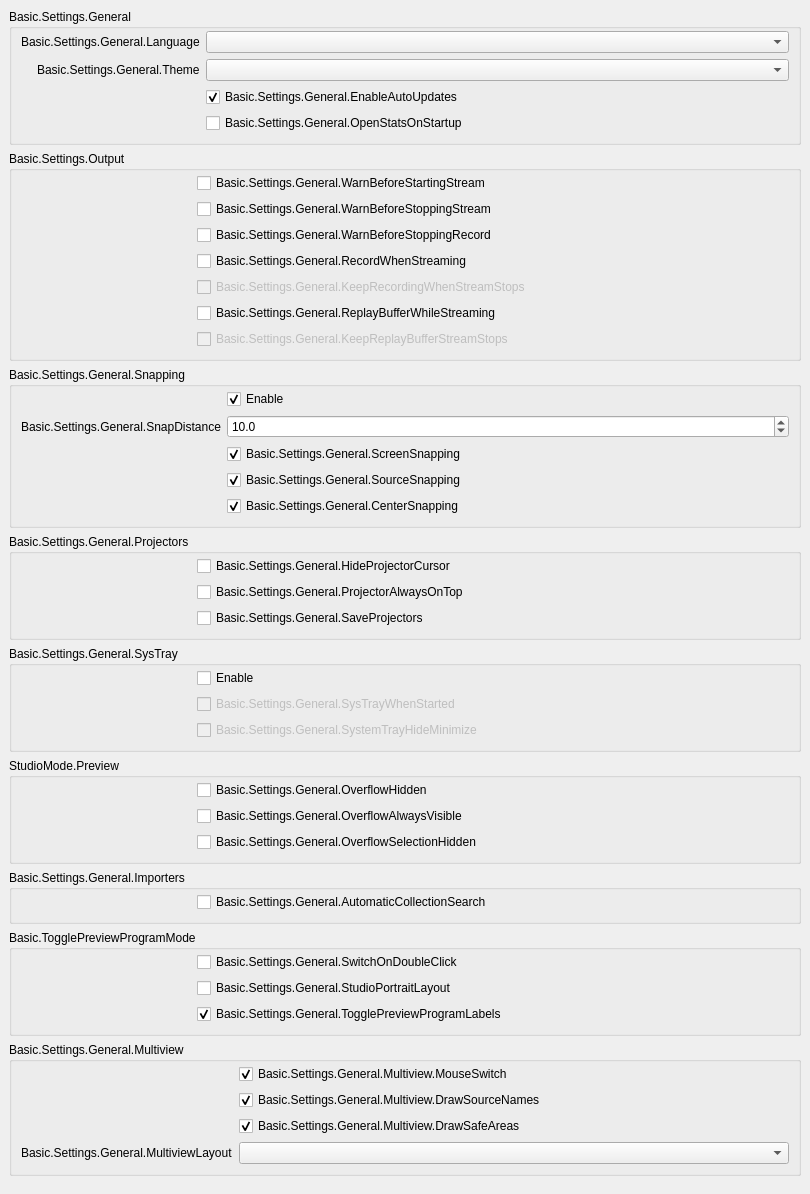
           <widget class="QWidget" name="scrollAreaWidgetContents_2">
            <property name="geometry">
             <rect>
              <x>0</x>
              <y>0</y>
              <width>810</width>
              <height>1087</height>
             </rect>
            </property>
            <layout class="QVBoxLayout" name="verticalLayout_19">
             <property name="leftMargin">
              <number>0</number>
             </property>
             <property name="topMargin">
              <number>0</number>
             </property>
             <property name="rightMargin">
              <number>0</number>
             </property>
             <property name="bottomMargin">
              <number>9</number>
             </property>
             <item alignment="Qt::AlignTop">
              <widget class="QWidget" name="widget_2" native="true">
               <layout class="QVBoxLayout" name="verticalLayout_20">
                <item>
                 <widget class="QGroupBox" name="groupBox_15">
                  <property name="title">
                   <string>Basic.Settings.General</string>
                  </property>
                  <layout class="QFormLayout" name="formLayout_32">
                   <property name="fieldGrowthPolicy">
                    <enum>QFormLayout::AllNonFixedFieldsGrow</enum>
                   </property>
                   <property name="labelAlignment">
                    <set>Qt::AlignRight|Qt::AlignTrailing|Qt::AlignVCenter</set>
                   </property>
                   <property name="topMargin">
                    <number>2</number>
                   </property>
                   <item row="0" column="0">
                    <widget class="QLabel" name="label">
                     <property name="text">
                      <string>Basic.Settings.General.Language</string>
                     </property>
                     <property name="buddy">
                      <cstring>language</cstring>
                     </property>
                    </widget>
                   </item>
                   <item row="0" column="1">
                    <widget class="QComboBox" name="language"/>
                   </item>
                   <item row="1" column="0">
                    <widget class="QLabel" name="label_42">
                     <property name="text">
                      <string>Basic.Settings.General.Theme</string>
                     </property>
                     <property name="buddy">
                      <cstring>theme</cstring>
                     </property>
                    </widget>
                   </item>
                   <item row="1" column="1">
                    <widget class="QComboBox" name="theme"/>
                   </item>
                   <item row="2" column="0">
                    <spacer name="horizontalSpacer_3">
                     <property name="orientation">
                      <enum>Qt::Horizontal</enum>
                     </property>
                     <property name="sizeType">
                      <enum>QSizePolicy::Fixed</enum>
                     </property>
                     <property name="sizeHint" stdset="0">
                      <size>
                       <width>170</width>
                       <height>5</height>
                      </size>
                     </property>
                    </spacer>
                   </item>
                   <item row="2" column="1">
                    <widget class="QCheckBox" name="enableAutoUpdates">
                     <property name="text">
                      <string>Basic.Settings.General.EnableAutoUpdates</string>
                     </property>
                     <property name="checked">
                      <bool>true</bool>
                     </property>
                    </widget>
                   </item>
                   <item row="3" column="1">
                    <widget class="QCheckBox" name="openStatsOnStartup">
                     <property name="text">
                      <string>Basic.Settings.General.OpenStatsOnStartup</string>
                     </property>
                    </widget>
                   </item>
                  </layout>
                 </widget>
                </item>
                <item>
                 <widget class="QGroupBox" name="groupBox_16">
                  <property name="title">
                   <string>Basic.Settings.Output</string>
                  </property>
                  <layout class="QFormLayout" name="formLayout_2">
                   <property name="fieldGrowthPolicy">
                    <enum>QFormLayout::AllNonFixedFieldsGrow</enum>
                   </property>
                   <property name="topMargin">
                    <number>2</number>
                   </property>
                   <item row="0" column="0">
                    <spacer name="horizontalSpacer_5">
                     <property name="orientation">
                      <enum>Qt::Horizontal</enum>
                     </property>
                     <property name="sizeType">
                      <enum>QSizePolicy::Fixed</enum>
                     </property>
                     <property name="sizeHint" stdset="0">
                      <size>
                       <width>170</width>
                       <height>5</height>
                      </size>
                     </property>
                    </spacer>
                   </item>
                   <item row="0" column="1">
                    <widget class="QCheckBox" name="warnBeforeStreamStart">
                     <property name="text">
                      <string>Basic.Settings.General.WarnBeforeStartingStream</string>
                     </property>
                    </widget>
                   </item>
                   <item row="1" column="1">
                    <widget class="QCheckBox" name="warnBeforeStreamStop">
                     <property name="text">
                      <string>Basic.Settings.General.WarnBeforeStoppingStream</string>
                     </property>
                    </widget>
                   </item>
                   <item row="2" column="1">
                    <widget class="QCheckBox" name="warnBeforeRecordStop">
                     <property name="text">
                      <string>Basic.Settings.General.WarnBeforeStoppingRecord</string>
                     </property>
                    </widget>
                   </item>
                   <item row="3" column="1">
                    <widget class="QCheckBox" name="recordWhenStreaming">
                     <property name="text">
                      <string>Basic.Settings.General.RecordWhenStreaming</string>
                     </property>
                    </widget>
                   </item>
                   <item row="4" column="1">
                    <widget class="QCheckBox" name="keepRecordStreamStops">
                     <property name="enabled">
                      <bool>false</bool>
                     </property>
                     <property name="text">
                      <string>Basic.Settings.General.KeepRecordingWhenStreamStops</string>
                     </property>
                    </widget>
                   </item>
                   <item row="5" column="1">
                    <widget class="QCheckBox" name="replayWhileStreaming">
                     <property name="text">
                      <string>Basic.Settings.General.ReplayBufferWhileStreaming</string>
                     </property>
                    </widget>
                   </item>
                   <item row="6" column="1">
                    <widget class="QCheckBox" name="keepReplayStreamStops">
                     <property name="enabled">
                      <bool>false</bool>
                     </property>
                     <property name="text">
                      <string>Basic.Settings.General.KeepReplayBufferStreamStops</string>
                     </property>
                    </widget>
                   </item>
                  </layout>
                 </widget>
                </item>
                <item>
                 <widget class="QGroupBox" name="groupBox_10">
                  <property name="enabled">
                   <bool>true</bool>
                  </property>
                  <property name="sizePolicy">
                   <sizepolicy hsizetype="Preferred" vsizetype="Maximum">
                    <horstretch>0</horstretch>
                    <verstretch>0</verstretch>
                   </sizepolicy>
                  </property>
                  <property name="title">
                   <string>Basic.Settings.General.Snapping</string>
                  </property>
                  <property name="flat">
                   <bool>false</bool>
                  </property>
                  <layout class="QFormLayout" name="formLayout_21">
                   <property name="fieldGrowthPolicy">
                    <enum>QFormLayout::AllNonFixedFieldsGrow</enum>
                   </property>
                   <property name="labelAlignment">
                    <set>Qt::AlignRight|Qt::AlignTrailing|Qt::AlignVCenter</set>
                   </property>
                   <property name="topMargin">
                    <number>2</number>
                   </property>
                   <item row="0" column="1">
                    <widget class="QCheckBox" name="snappingEnabled">
                     <property name="text">
                      <string>Enable</string>
                     </property>
                     <property name="checked">
                      <bool>true</bool>
                     </property>
                    </widget>
                   </item>
                   <item row="2" column="1">
                    <widget class="QCheckBox" name="screenSnapping">
                     <property name="text">
                      <string>Basic.Settings.General.ScreenSnapping</string>
                     </property>
                     <property name="checked">
                      <bool>true</bool>
                     </property>
                    </widget>
                   </item>
                   <item row="4" column="1">
                    <widget class="QCheckBox" name="centerSnapping">
                     <property name="text">
                      <string>Basic.Settings.General.CenterSnapping</string>
                     </property>
                     <property name="checked">
                      <bool>true</bool>
                     </property>
                    </widget>
                   </item>
                   <item row="3" column="1">
                    <widget class="QCheckBox" name="sourceSnapping">
                     <property name="text">
                      <string>Basic.Settings.General.SourceSnapping</string>
                     </property>
                     <property name="checked">
                      <bool>true</bool>
                     </property>
                    </widget>
                   </item>
                   <item row="1" column="1">
                    <widget class="QDoubleSpinBox" name="snapDistance">
                     <property name="decimals">
                      <number>1</number>
                     </property>
                     <property name="singleStep">
                      <double>0.500000000000000</double>
                     </property>
                     <property name="value">
                      <double>10.000000000000000</double>
                     </property>
                    </widget>
                   </item>
                   <item row="1" column="0">
                    <widget class="QLabel" name="label_9">
                     <property name="text">
                      <string>Basic.Settings.General.SnapDistance</string>
                     </property>
                     <property name="buddy">
                      <cstring>snapDistance</cstring>
                     </property>
                    </widget>
                   </item>
                   <item row="3" column="0">
                    <spacer name="horizontalSpacer_4">
                     <property name="orientation">
                      <enum>Qt::Horizontal</enum>
                     </property>
                     <property name="sizeType">
                      <enum>QSizePolicy::Fixed</enum>
                     </property>
                     <property name="sizeHint" stdset="0">
                      <size>
                       <width>170</width>
                       <height>5</height>
                      </size>
                     </property>
                    </spacer>
                   </item>
                  </layout>
                 </widget>
                </item>
                <item>
                 <widget class="QGroupBox" name="groupBox_14">
                  <property name="title">
                   <string>Basic.Settings.General.Projectors</string>
                  </property>
                  <layout class="QFormLayout" name="formLayout_28">
                   <property name="fieldGrowthPolicy">
                    <enum>QFormLayout::AllNonFixedFieldsGrow</enum>
                   </property>
                   <property name="topMargin">
                    <number>2</number>
                   </property>
                   <item row="0" column="1">
                    <widget class="QCheckBox" name="hideProjectorCursor">
                     <property name="text">
                      <string>Basic.Settings.General.HideProjectorCursor</string>
                     </property>
                    </widget>
                   </item>
                   <item row="1" column="1">
                    <widget class="QCheckBox" name="projectorAlwaysOnTop">
                     <property name="text">
                      <string>Basic.Settings.General.ProjectorAlwaysOnTop</string>
                     </property>
                    </widget>
                   </item>
                   <item row="2" column="1">
                    <widget class="QCheckBox" name="saveProjectors">
                     <property name="text">
                      <string>Basic.Settings.General.SaveProjectors</string>
                     </property>
                    </widget>
                   </item>
                   <item row="1" column="0">
                    <spacer name="horizontalSpacer">
                     <property name="orientation">
                      <enum>Qt::Horizontal</enum>
                     </property>
                     <property name="sizeType">
                      <enum>QSizePolicy::Fixed</enum>
                     </property>
                     <property name="sizeHint" stdset="0">
                      <size>
                       <width>170</width>
                       <height>5</height>
                      </size>
                     </property>
                    </spacer>
                   </item>
                  </layout>
                 </widget>
                </item>
                <item>
                 <widget class="QGroupBox" name="groupBox_13">
                  <property name="title">
                   <string>Basic.Settings.General.SysTray</string>
                  </property>
                  <layout class="QFormLayout" name="formLayout_29">
                   <property name="fieldGrowthPolicy">
                    <enum>QFormLayout::AllNonFixedFieldsGrow</enum>
                   </property>
                   <property name="topMargin">
                    <number>2</number>
                   </property>
                   <item row="0" column="1">
                    <widget class="QCheckBox" name="systemTrayEnabled">
                     <property name="text">
                      <string>Enable</string>
                     </property>
                    </widget>
                   </item>
                   <item row="1" column="1">
                    <widget class="QCheckBox" name="systemTrayWhenStarted">
                     <property name="enabled">
                      <bool>false</bool>
                     </property>
                     <property name="text">
                      <string>Basic.Settings.General.SysTrayWhenStarted</string>
                     </property>
                    </widget>
                   </item>
                   <item row="2" column="1">
                    <widget class="QCheckBox" name="systemTrayAlways">
                     <property name="enabled">
                      <bool>false</bool>
                     </property>
                     <property name="text">
                      <string>Basic.Settings.General.SystemTrayHideMinimize</string>
                     </property>
                    </widget>
                   </item>
                   <item row="1" column="0">
                    <spacer name="horizontalSpacer_2">
                     <property name="orientation">
                      <enum>Qt::Horizontal</enum>
                     </property>
                     <property name="sizeType">
                      <enum>QSizePolicy::Fixed</enum>
                     </property>
                     <property name="sizeHint" stdset="0">
                      <size>
                       <width>170</width>
                       <height>5</height>
                      </size>
                     </property>
                    </spacer>
                   </item>
                  </layout>
                 </widget>
                </item>
                <item>
                 <widget class="QGroupBox" name="groupBox_18">
                  <property name="title">
                   <string>StudioMode.Preview</string>
                  </property>
                  <layout class="QFormLayout" name="formLayout_35">
                   <property name="fieldGrowthPolicy">
                    <enum>QFormLayout::AllNonFixedFieldsGrow</enum>
                   </property>
                   <property name="labelAlignment">
                    <set>Qt::AlignRight|Qt::AlignTrailing|Qt::AlignVCenter</set>
                   </property>
                   <property name="topMargin">
                    <number>2</number>
                   </property>
                   <item row="1" column="1">
                    <widget class="QCheckBox" name="overflowAlwaysVisible">
                     <property name="text">
                      <string>Basic.Settings.General.OverflowAlwaysVisible</string>
                     </property>
                    </widget>
                   </item>
                   <item row="0" column="0">
                    <spacer name="horizontalSpacer_25">
                     <property name="orientation">
                      <enum>Qt::Horizontal</enum>
                     </property>
                     <property name="sizeHint" stdset="0">
                      <size>
                       <width>170</width>
                       <height>5</height>
                      </size>
                     </property>
                    </spacer>
                   </item>
                   <item row="2" column="1">
                    <widget class="QCheckBox" name="overflowSelectionHide">
                     <property name="text">
                      <string>Basic.Settings.General.OverflowSelectionHidden</string>
                     </property>
                    </widget>
                   </item>
                   <item row="0" column="1">
                    <widget class="QCheckBox" name="overflowHide">
                     <property name="text">
                      <string>Basic.Settings.General.OverflowHidden</string>
                     </property>
                    </widget>
                   </item>
                  </layout>
                 </widget>
                </item>
                <item>
                 <widget class="QGroupBox" name="groupBox_19">
                  <property name="title">
                   <string>Basic.Settings.General.Importers</string>
                  </property>
                  <layout class="QFormLayout" name="formLayout_36">
                   <property name="fieldGrowthPolicy">
                    <enum>QFormLayout::AllNonFixedFieldsGrow</enum>
                   </property>
                   <property name="labelAlignment">
                    <set>Qt::AlignRight|Qt::AlignTrailing|Qt::AlignVCenter</set>
                   </property>
                   <property name="topMargin">
                    <number>2</number>
                   </property>
                   <item row="0" column="0">
                    <spacer name="horizontalSpacer_26">
                     <property name="orientation">
                      <enum>Qt::Horizontal</enum>
                     </property>
                     <property name="sizeHint" stdset="0">
                      <size>
                       <width>170</width>
                       <height>5</height>
                      </size>
                     </property>
                    </spacer>
                   </item>
                   <item row="0" column="1">
                    <widget class="QCheckBox" name="automaticSearch">
                     <property name="text">
                      <string>Basic.Settings.General.AutomaticCollectionSearch</string>
                     </property>
                    </widget>
                   </item>
                  </layout>
                 </widget>
                </item>
                <item>
                 <widget class="QGroupBox" name="groupBox_11">
                  <property name="title">
                   <string>Basic.TogglePreviewProgramMode</string>
                  </property>
                  <layout class="QFormLayout" name="formLayout_31">
                   <property name="fieldGrowthPolicy">
                    <enum>QFormLayout::AllNonFixedFieldsGrow</enum>
                   </property>
                   <property name="labelAlignment">
                    <set>Qt::AlignRight|Qt::AlignTrailing|Qt::AlignVCenter</set>
                   </property>
                   <property name="topMargin">
                    <number>2</number>
                   </property>
                   <item row="0" column="1">
                    <widget class="QCheckBox" name="doubleClickSwitch">
                     <property name="text">
                      <string>Basic.Settings.General.SwitchOnDoubleClick</string>
                     </property>
                    </widget>
                   </item>
                   <item row="0" column="0">
                    <spacer name="horizontalSpacer_6">
                     <property name="orientation">
                      <enum>Qt::Horizontal</enum>
                     </property>
                     <property name="sizeHint" stdset="0">
                      <size>
                       <width>170</width>
                       <height>5</height>
                      </size>
                     </property>
                    </spacer>
                   </item>
                   <item row="1" column="1">
                    <widget class="QCheckBox" name="studioPortraitLayout">
                     <property name="text">
                      <string>Basic.Settings.General.StudioPortraitLayout</string>
                     </property>
                    </widget>
                   </item>
                   <item row="2" column="1">
                    <widget class="QCheckBox" name="prevProgLabelToggle">
                     <property name="text">
                      <string>Basic.Settings.General.TogglePreviewProgramLabels</string>
                     </property>
                     <property name="checked">
                      <bool>true</bool>
                     </property>
                    </widget>
                   </item>
                  </layout>
                 </widget>
                </item>
                <item>
                 <widget class="QGroupBox" name="groupBoxMultiview">
                  <property name="title">
                   <string>Basic.Settings.General.Multiview</string>
                  </property>
                  <layout class="QFormLayout" name="formLayoutMultiview">
                   <property name="fieldGrowthPolicy">
                    <enum>QFormLayout::AllNonFixedFieldsGrow</enum>
                   </property>
                   <property name="labelAlignment">
                    <set>Qt::AlignRight|Qt::AlignTrailing|Qt::AlignVCenter</set>
                   </property>
                   <property name="topMargin">
                    <number>2</number>
                   </property>
                   <item row="0" column="0">
                    <spacer name="horizontalSpacerMultiview">
                     <property name="orientation">
                      <enum>Qt::Horizontal</enum>
                     </property>
                     <property name="sizeType">
                      <enum>QSizePolicy::Fixed</enum>
                     </property>
                     <property name="sizeHint" stdset="0">
                      <size>
                       <width>170</width>
                       <height>5</height>
                      </size>
                     </property>
                    </spacer>
                   </item>
                   <item row="0" column="1">
                    <widget class="QCheckBox" name="multiviewMouseSwitch">
                     <property name="text">
                      <string>Basic.Settings.General.Multiview.MouseSwitch</string>
                     </property>
                     <property name="checked">
                      <bool>true</bool>
                     </property>
                    </widget>
                   </item>
                   <item row="1" column="1">
                    <widget class="QCheckBox" name="multiviewDrawNames">
                     <property name="text">
                      <string>Basic.Settings.General.Multiview.DrawSourceNames</string>
                     </property>
                     <property name="checked">
                      <bool>true</bool>
                     </property>
                    </widget>
                   </item>
                   <item row="2" column="1">
                    <widget class="QCheckBox" name="multiviewDrawAreas">
                     <property name="text">
                      <string>Basic.Settings.General.Multiview.DrawSafeAreas</string>
                     </property>
                     <property name="checked">
                      <bool>true</bool>
                     </property>
                    </widget>
                   </item>
                   <item row="3" column="1">
                    <widget class="QComboBox" name="multiviewLayout"/>
                   </item>
                   <item row="3" column="0">
                    <widget class="QLabel" name="label_64">
                     <property name="text">
                      <string>Basic.Settings.General.MultiviewLayout</string>
                     </property>
                     <property name="buddy">
                      <cstring>multiviewLayout</cstring>
                     </property>
                    </widget>
                   </item>
                  </layout>
                 </widget>
                </item>
               </layout>
              </widget>
             </item>
            </layout>
           </widget>
